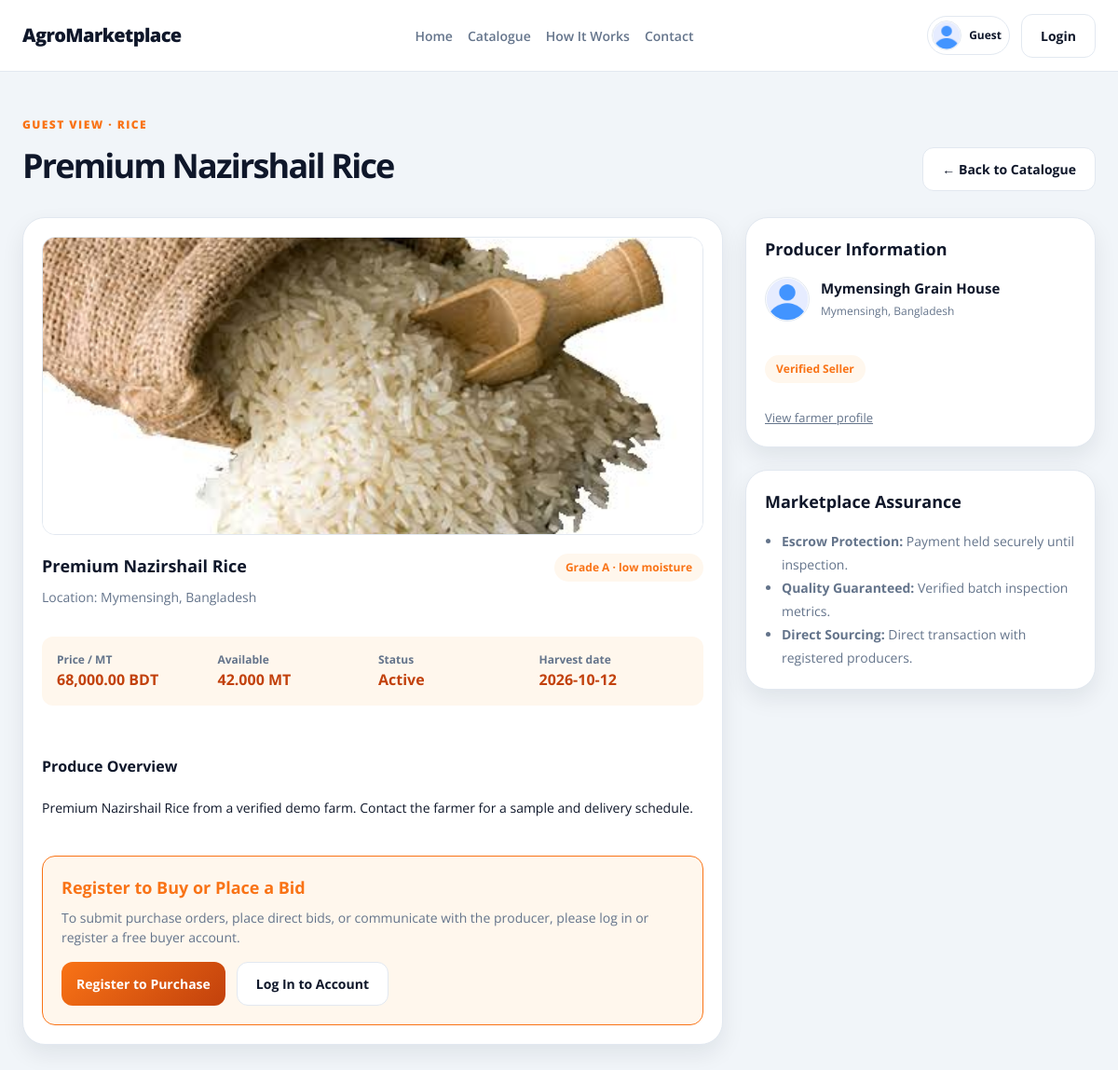
The page /catalogue/catalogue-details.php?id=1 on the database its author committed.
### tables this page shows
CREATE TABLE `listings` (
  `id` bigint UNSIGNED NOT NULL,
  `farmer_id` bigint UNSIGNED NOT NULL,
  `inventory_item_id` bigint UNSIGNED DEFAULT NULL,
  `category_id` bigint UNSIGNED DEFAULT NULL,
  `title` varchar(180) NOT NULL,
  `image_path` varchar(500) DEFAULT NULL,
  `description` text,
  `quantity_available` decimal(14,3) NOT NULL,
  `quantity_unit` varchar(20) NOT NULL DEFAULT 'MT',
  `price_per_unit` decimal(14,2) NOT NULL,
  `currency` char(3) NOT NULL DEFAULT 'BDT',
  `harvest_date` date DEFAULT NULL,
  `quality_label` varchar(180) DEFAULT NULL,
  `delivery_notes` text,
  `status` enum('draft','active','paused','sold','archived') NOT NULL DEFAULT 'draft',
  `closes_at` datetime DEFAULT NULL,
  `created_at` timestamp NOT NULL DEFAULT CURRENT_TIMESTAMP,
  `updated_at` timestamp NOT NULL DEFAULT CURRENT_TIMESTAMP ON UPDATE CURRENT_TIMESTAMP
);

CREATE TABLE `categories` (
  `id` bigint UNSIGNED NOT NULL,
  `name` varchar(100) NOT NULL,
  `description` varchar(500) DEFAULT NULL,
  `is_active` tinyint(1) NOT NULL DEFAULT '1'
);

CREATE TABLE `users` (
  `id` bigint UNSIGNED NOT NULL,
  `role` enum('buyer','farmer','delivery','admin') NOT NULL,
  `username` varchar(80) NOT NULL,
  `password` varchar(255) NOT NULL,
  `email` varchar(254) NOT NULL,
  `fullname` varchar(150) DEFAULT NULL,
  `phone` varchar(32) DEFAULT NULL,
  `address` text,
  `profile_description` text,
  `market_preferences` varchar(255) DEFAULT NULL,
  `business_name` varchar(180) DEFAULT NULL,
  `preferred_buying_category` varchar(100) DEFAULT NULL,
  `typical_order_volume` varchar(80) DEFAULT NULL,
  `land_area` varchar(80) DEFAULT NULL,
  `primary_crops` text,
  `verification_documents` text,
  `vehicle_capacity` varchar(100) DEFAULT NULL,
  `vehicle_license_plate` varchar(32) DEFAULT NULL,
  `account_status` enum('pending','active','suspended','closed') NOT NULL DEFAULT 'active',
  `created_at` timestamp NOT NULL DEFAULT CURRENT_TIMESTAMP,
  `updated_at` timestamp NOT NULL DEFAULT CURRENT_TIMESTAMP ON UPDATE CURRENT_TIMESTAMP
);

### database/app.php (called while the page is built, shortened)
<?php
require_once __DIR__ . '/connection.php';
function app_db(): PDO
{
    $connection = Database::getInstance()->getConnection();
    return $connection;
}
function app_database(): Database
{
    return Database::getInstance();
}
function escape_html(?string $value): string
{
    return htmlspecialchars($value ?? '', ENT_QUOTES, 'UTF-8');
}
function listing_image_url(array $listing): string
{
    $imagePath = $listing['image_path'] ?? '';
    $extension = strtolower(pathinfo($imagePath, PATHINFO_EXTENSION));
    if (str_starts_with($imagePath, 'assets/') && !str_contains($imagePath, '..') && in_array($extension, ['jpg', 'jpeg', 'png', 'webp'], true)) {
        return '../' . $imagePath;
    }
    return '../assets/wheat.webp';
}

### database/connection.php (called while the page is built, shortened)
<?php
class Database
{
    private static ?Database $instance = null;
    private ?PDO $conn = null;
    private function __construct()
    {
        $host = 'localhost';
        $port = '3306';
        $user = 'root';
        $pass = 'root';
        $database = 'agromarketplace';
        $charset = "utf8mb4";
        $dsn = "mysql:host=$host;port=$port;dbname=$database;charset=$charset";
        try {
            $this->conn = new PDO($dsn, $user, $pass, [
                PDO::ATTR_ERRMODE            => PDO::ERRMODE_EXCEPTION,
                PDO::ATTR_DEFAULT_FETCH_MODE => PDO::FETCH_ASSOC,
                PDO::ATTR_EMULATE_PREPARES   => false,
            ]);
        } catch (PDOException $e) {
            $this->conn = null;
            error_log("Database connection failed: " . $e->getMessage());
        }
    }
    public static function getInstance(): Database
    {
        if (self::$instance === null) {
            self::$instance = new Database();
        }
        return self::$instance;
    }
    public function getCatalogueListing(int $listingId): ?array
    {
        $statement = $this->conn->prepare(
            "SELECT l.*, c.name AS category, u.id AS farmer_id, u.fullname, u.business_name, u.address
             FROM listings l LEFT JOIN categories c ON c.id = l.category_id
             JOIN users u ON u.id = l.farmer_id
             WHERE l.id = ? AND l.status = 'active'"
        );
        $statement->execute([$listingId]);
        $listing = $statement->fetch();
        return $listing ?: null;
    }
}

### catalogue/catalogue-details.php (the view, shortened to what this page needs)
<?php
require_once __DIR__ . '/../database/app.php';
$listing = app_database()->getCatalogueListing((int) ($_GET['id'] ?? 0));
?>
<!doctype html>
<html lang="en">
<head>
  <link rel="stylesheet" href="../colors.css">
  <link rel="stylesheet" href="../header.css">
  <link rel="stylesheet" href="catalogue.css">
</head>
<body>
  <header class="site-header">
    <div class="site-header-inner">
      <a class="brand" href="../index.php">AgroMarketplace</a>
      <nav class="nav">
        <a class="nav-link" href="../index.php">Home</a>
        <a class="nav-link active" href="catalogue.php">Catalogue</a>
        <a class="nav-link" href="../how-it-works.php">How It Works</a>
        <a class="nav-link" href="../contact.php">Contact</a>
      </nav>
      <div class="site-header-actions">
        <a class="account-link" href="../auth/login.php" aria-label="Guest account">
          <img class="avatar" alt="guest avatar" src="../assets/guest-avatar.png">
          <span class="account-type">Guest</span>
        </a>
        <a class="btn btn-ghost" href="../auth/login.php">Login</a>
      </div>
    </div>
  </header>
  <main class="catalogue-main">
    <header class="catalogue-header">
      <div>
        <p class="eyebrow">Guest view · <?= escape_html($listing['category'] ?? 'Produce') ?></p>
        <h1><?= escape_html($listing['title']) ?></h1>
      </div>
      <div class="catalogue-toolbar">
        <a class="btn btn-ghost" href="catalogue.php">← Back to Catalogue</a>
      </div>
    </header>
    <div class="details-grid">
      <article class="catalogue-card detail-card-large">
        <img class="detail-product-img" src="<?= escape_html(listing_image_url($listing)) ?>" alt="<?= escape_html($listing['title']) ?>">
        <div class="catalogue-card-body">
          <div style="display:flex; justify-content:space-between; align-items:center;">
              <h3><?= escape_html($listing['title']) ?></h3>
              <span class="badge"><?= escape_html($listing['quality_label'] ?? ($listing['category'] ?? 'Produce')) ?></span>
          </div>
            <p class="meta">Location: <?= escape_html($listing['address']) ?></p>
        </div>
        <div class="metrics-row">
          <div class="metric-item">
            <span>Price / <?= escape_html($listing['quantity_unit']) ?></span>
            <strong><?= number_format((float) $listing['price_per_unit'], 2) ?> BDT</strong>
          </div>
          <div class="metric-item">
            <span>Available</span>
            <strong><?= number_format((float) $listing['quantity_available'], 3) ?> <?= escape_html($listing['quantity_unit']) ?></strong>
          </div>
          <div class="metric-item">
            <span>Status</span>
            <strong><?= escape_html(ucfirst($listing['status'])) ?></strong>
          </div>
          <div class="metric-item">
            <span>Harvest date</span>
            <strong><?= escape_html($listing['harvest_date'] ?? 'Not provided') ?></strong>
          </div>
        </div>
        <div>
          <h4>Produce Overview</h4>
          <p class="meta" style="line-height:1.6; color:var(--color-text);"><?= escape_html($listing['description'] ?: $listing['delivery_notes']) ?></p>
        </div>
        <div class="guest-cta-box">
          <h3>Register to Buy or Place a Bid</h3>
          <p class="meta" style="margin-bottom:16px;">
            To submit purchase orders, place direct bids, or communicate with the producer, please log in or register a free buyer account.
          </p>
          <div style="display:flex; gap:12px; flex-wrap:wrap;">
            <a class="btn btn-small" href="../auth/register.php">Register to Purchase</a>
            <a class="btn btn-ghost" href="../auth/login.php">Log In to Account</a>
          </div>
        </div>
      </article>
      <aside style="display:flex; flex-direction:column; gap:24px;">
        <article class="catalogue-card">
          <h3>Producer Information</h3>
          <div class="seller-info">
            <img class="seller-avatar" src="../assets/guest-avatar.png" alt="Seller Avatar">
            <div>
              <strong style="display:block; font-size:15px;"><?= escape_html($listing['business_name'] ?: $listing['fullname']) ?></strong>
              <span class="meta" style="font-size:12px;"><?= escape_html($listing['address']) ?></span>
            </div>
          </div>
          <span class="badge">Verified Seller</span>
          <p class="meta" style="font-size:13px; margin-top:12px;">
            <a href="../farmer/profile/profile-public.php?id=<?= (int) $listing['farmer_id'] ?>">View farmer profile</a>
          </p>
        </article>
        <article class="catalogue-card">
          <h3>Marketplace Assurance</h3>
          <ul class="meta" style="padding-left:18px; margin:0; line-height:1.8;">
            <li><strong>Escrow Protection:</strong> Payment held securely until inspection.</li>
            <li><strong>Quality Guaranteed:</strong> Verified batch inspection metrics.</li>
            <li><strong>Direct Sourcing:</strong> Direct transaction with registered producers.</li>
          </ul>
        </article>
      </aside>
    </div>
  </main>
</body>
</html>

### colors.css (style rules this page uses)
:root { --color-buyer-primary: #f97316; --color-buyer-dark: #c2410c; --color-buyer-light-bg: #fff7ed; --color-buyer-border: #fed7aa; --color-farmer-primary: #16a34a; --color-farmer-dark: #166534; --color-farmer-light-bg: #f0fdf4; --color-farmer-border: #bbf7d0; --color-admin-primary: #dc2626; --color-admin-dark: #991b1b; --color-admin-light-bg: #fef2f2; --color-admin-border: #fecaca; --color-delivery-primary: #7c3aed; --color-delivery-dark: #5b21b6; --color-delivery-light-bg: #f5f3ff; --color-delivery-border: #ddd6fe; --color-background: #f8fafc; --color-page-bg: #f1f5f9; --color-card-bg: #ffffff; --color-sidebar-bg: #f8fafc; --color-text: #0f172a; --color-text-soft: #475569; --color-muted: #64748b; --color-border: #e2e8f0; --color-border-strong: #cbd5e1; --color-white: #ffffff; --color-success: #16a34a; --color-warning: #f59e0b; --color-danger: #dc2626; --color-shadow: transparent; --outer-shadow: rgba(15, 23, 42, 0.08); --container-xl: 1200px; --container-lg: 1080px; --radius-sm: 10px; --radius-md: 16px; --radius-lg: 24px; --radius-xl: 32px; --space-1: 4px; --space-2: 8px; --space-3: 12px; --space-4: 16px; --space-5: 20px; --space-6: 24px; --space-8: 32px; --space-10: 40px; --space-12: 48px; --space-16: 64px; }
html { font-family: "Open Sans", sans-serif; }
* { box-sizing:border-box }
body { margin:0;background:var(--color-page-bg);color:var(--color-text);line-height:1.5 }
img { display:block;max-width:100% }
a { color:inherit }

### header.css (style rules this page uses)
.site-header { position: sticky; top: 0; z-index: 10; background: rgba(255, 255, 255, 0.94); backdrop-filter: blur(10px); border-bottom: 1px solid var(--color-border); }
.site-header-inner { max-width: var(--container-xl); min-height: var(--header-height, 76px); margin: 0 auto; padding: 0 24px; display: flex; align-items: center; justify-content: space-between; gap: 16px; }
.brand { text-decoration: none; color: var(--color-text); font-size: 20px; font-weight: 800; letter-spacing: -0.03em; }
.nav { display: flex; align-items: center; gap: 16px; flex-wrap: wrap; }
.nav-link { color: var(--color-muted); text-decoration: none; font-size: 14px; font-weight: 600; transition: color 0.2s ease; }
.site-header-actions { display: flex; align-items: center; gap: 12px; }
.account-link { display: inline-flex; align-items: center; gap: 8px; padding: 4px 8px 4px 4px; border-radius: 1000px; color: var(--color-text); text-decoration: none; border: 1px solid var(--color-border); background: var(--color-card-bg); }
.avatar { width: 32px; height: 32px; object-fit: cover; border-radius: 50%; border: 1px solid var(--color-border); background: var(--color-card-bg); display: block; }
.account-type { font-size: 12px; font-weight: 700; color: var(--color-text); }

### catalogue/catalogue-details.php (style rules this page uses)
.details-grid { display: grid; grid-template-columns: 2fr 1fr; gap: 24px; }
.detail-card-large { min-height: auto; }
.detail-product-img { width: 100%; height: 320px; object-fit: cover; border-radius: 14px; border: 1px solid var(--color-border); }
.metrics-row { display: grid; grid-template-columns: repeat(auto-fit, minmax(130px, 1fr)); gap: 12px; background: var(--color-buyer-light-bg); padding: 16px; border-radius: 12px; margin: 16px 0; }
.metric-item span { display: block; font-size: 12px; color: var(--color-muted); font-weight: 700; }
.metric-item strong { font-size: 16px; color: var(--color-buyer-dark); }
.guest-cta-box { border: 1px solid var(--color-buyer-primary); background: var(--color-buyer-light-bg); border-radius: 14px; padding: 20px; margin-top: 24px; }
.guest-cta-box h3 { margin: 0 0 8px 0; color: var(--color-buyer-primary); }
.seller-info { display: flex; align-items: center; gap: 12px; margin-bottom: 16px; }
.seller-avatar { width: 48px; height: 48px; border-radius: 50%; object-fit: cover; border: 1px solid var(--color-border); }

### rows shown on the page
listings: category.name "RICE", title "Premium Nazirshail Rice", image_path (picture), quality_label "Grade A · low moisture", farmer.address "Mymensingh, Bangladesh", quantity_unit "MT", price_per_unit "68,000.00", quantity_available "42.000", status "Active", harvest_date "2026-10-12", description "Premium Nazirshail Rice from a verified demo farm. Contact the farmer for a sample and delivery schedule.", farmer.business_name "Mymensingh Grain House"
